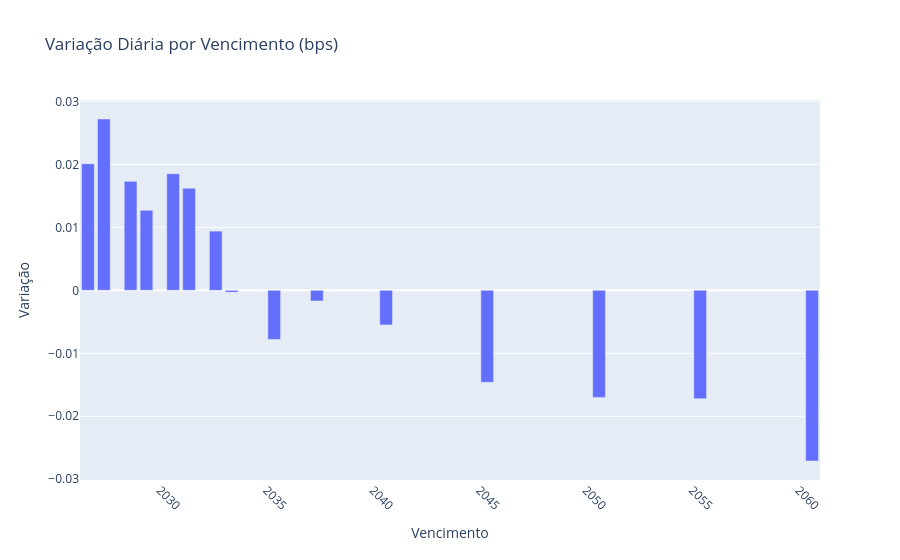

Notebook source saved alongside this figure:
### Code cell
import pandas as pd
import plotly.express as px

df['data_referencia'] = pd.to_datetime(df['data_referencia'])
df = df.sort_values(['data_vencimento', 'data_referencia'])
df['daily_change'] = df.groupby('data_vencimento')['taxa_anbima'].diff()

ultimo_dia = df['data_referencia'].max()
df_ult_dia = df[df['data_referencia'] == ultimo_dia]

fig = px.bar(
    df_ult_dia,
    x='data_vencimento',
    y='daily_change',
    title='Variação Diária por Vencimento (bps)',
    labels={'data_vencimento': 'Vencimento', 'daily_change': 'Variação'}
)

fig.update_layout(xaxis_tickangle=45)
fig.show()

### Figure 1 — Plotly figure (JSON) as saved in the notebook; plotly's stock layout.template omitted (floating-point values rounded to 4 significant figures)
{"data": [{"hovertemplate": "Vencimento=%{x}<br>Variação=%{y}<extra></extra>", "legendgroup": "", "marker": {"color": "#636efa", "pattern": {"shape": ""}}, "name": "", "orientation": "v", "showlegend": false, "textposition": "auto", "type": "bar", "x": ["2026-08-15T00:00:00.000000000", "2027-05-15T00:00:00.000000000", "2028-08-15T00:00:00.000000000", "2029-05-15T00:00:00.000000000", "2030-08-15T00:00:00.000000000", "2031-05-15T00:00:00.000000000", "2032-08-15T00:00:00.000000000", "2033-05-15T00:00:00.000000000", "2035-05-15T00:00:00.000000000", "2037-05-15T00:00:00.000000000", "2040-08-15T00:00:00.000000000", "2045-05-15T00:00:00.000000000", "2050-08-15T00:00:00.000000000", "2055-05-15T00:00:00.000000000", "2060-08-15T00:00:00.000000000"], "xaxis": "x", "y": [0.0201, 0.0272, 0.0173, 0.0127, 0.0185, 0.0162, 0.0094, -0.0003, -0.0078, -0.0017, -0.0055, -0.0146, -0.017, -0.0172, -0.0271], "yaxis": "y"}], "layout": {"barmode": "relative", "legend": {"tracegroupgap": 0}, "title": {"text": "Variação Diária por Vencimento (bps)"}, "xaxis": {"anchor": "y", "domain": [0, 1], "tickangle": 45, "title": {"text": "Vencimento"}}, "yaxis": {"anchor": "x", "domain": [0, 1], "title": {"text": "Variação"}}}}
